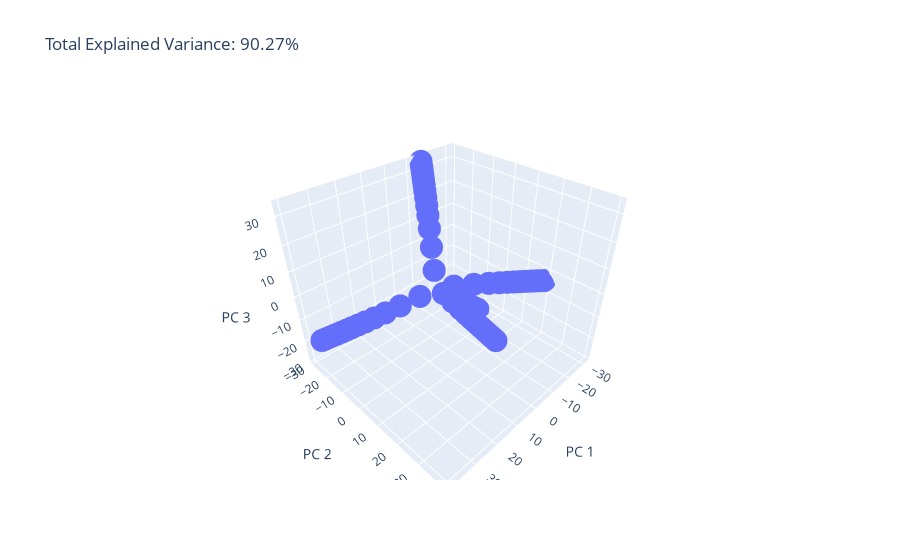

The cell this chart's notebook holds for it:
### Code cell
X = Xlist

pca = PCA(n_components=3)
components = pca.fit_transform(X)

total_var = pca.explained_variance_ratio_.sum() * 100

fig = px.scatter_3d(
    components, x=0, y=1, z=2,
    title=f'Total Explained Variance: {total_var:.2f}%',
    labels={'0': 'PC 1', '1': 'PC 2', '2': 'PC 3'}
)
fig.show()
